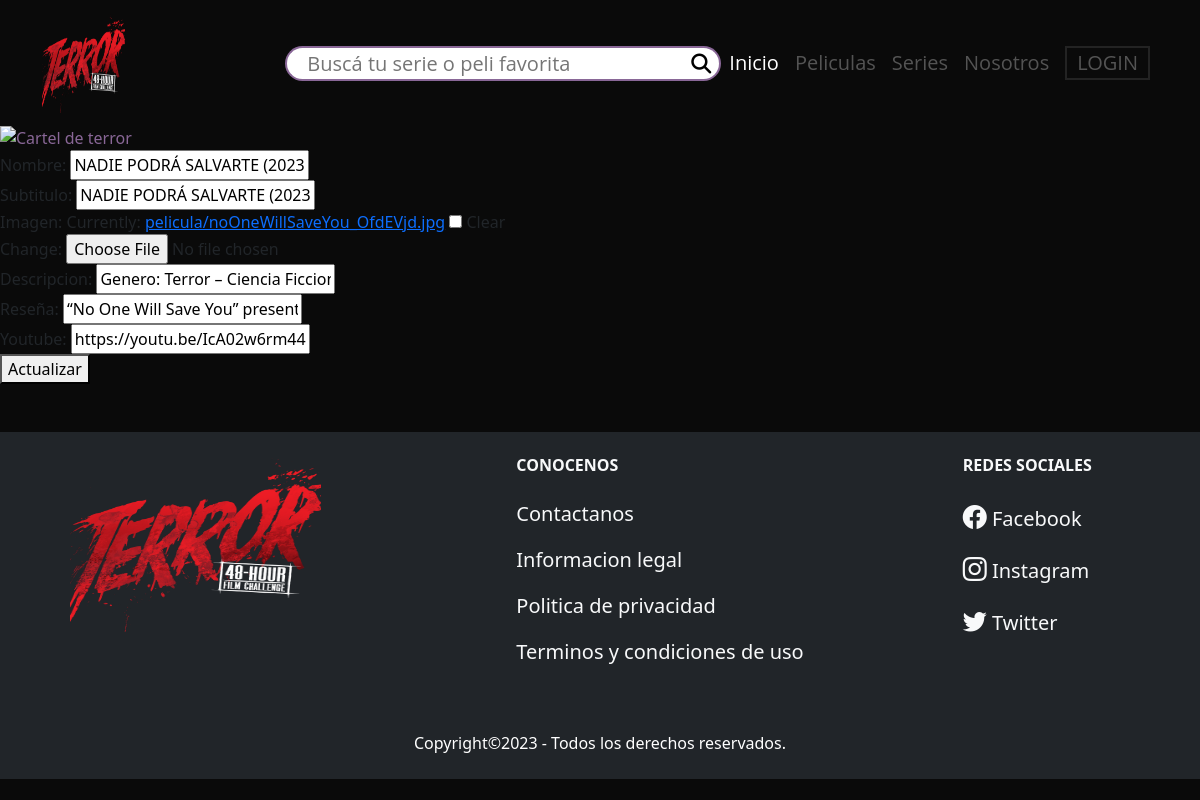
The app's page /app-final/editarPelicula/28, older data.
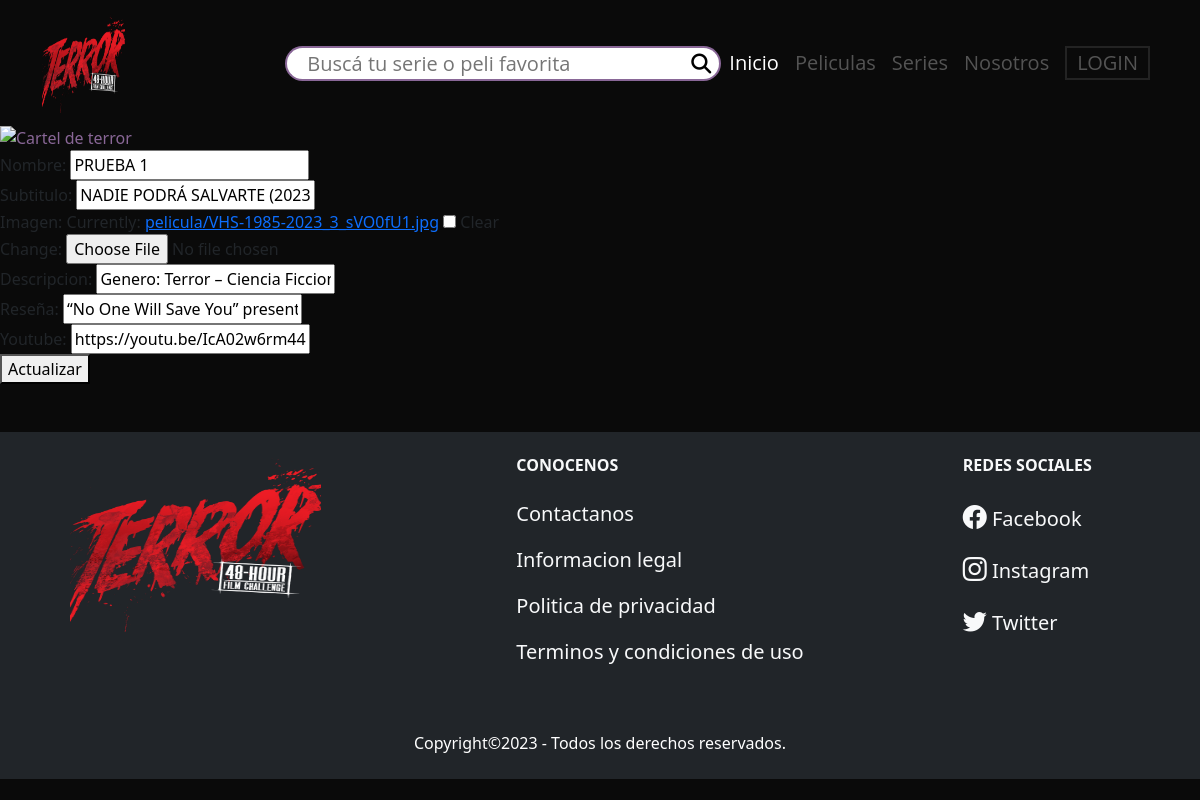
The same page, newer data.
### AppFinal/models.py (models this page shows, shortened)
class Pelicula(models.Model):
    nombre = models.CharField(max_length=40)
    subtitulo = models.CharField(max_length=40)
    imagenpelicula = models.ImageField(upload_to='pelicula/', null=True, blank=True)
    descripcion = models.CharField(max_length=600)
    reseña = models.CharField(max_length=600)
    youtube = models.URLField()

### AppFinal/views.py (the view)
# urls.py: path('editarPelicula/<int:id>', editar_pelicula, name="EditarPelicula"),
def editar_pelicula(req, id):
    pelicula = Pelicula.objects.get(id=id)
    if req.method == 'POST':
        miFormulario = FormPelicula(req.POST, req.FILES)
        if miFormulario.is_valid():
            data = miFormulario.cleaned_data
            pelicula.nombre=data["nombre"]
            pelicula.subtitulo=data["subtitulo"]
            pelicula.imagenpelicula=data["imagen"]
            pelicula.descripcion=data["descripcion"]
            pelicula.reseña=data["reseña"]
            pelicula.youtube=data["youtube"]
            pelicula.save()
            return render(req, "inicio.html")
    else:
        miFormulario = FormPelicula(initial={
            "nombre": pelicula.nombre,
            "subtitulo": pelicula.subtitulo,
            "imagen": pelicula.imagenpelicula,
            "descripcion": pelicula.descripcion,
            "reseña": pelicula.reseña,
            "youtube": pelicula.youtube,
        })
        return render(req, "editarPelicula.html", {"miFormulario": miFormulario, "id": pelicula.id})

### AppFinal/forms.py
class FormPelicula(forms.Form):
    nombre = forms.CharField(max_length=40)
    subtitulo = forms.CharField(max_length=40)
    imagen= forms.ImageField(required=False)
    descripcion = forms.CharField(max_length=600)
    reseña = forms.CharField(max_length=600)
    youtube = forms.URLField()

### AppFinal/templates/editarPelicula.html
{% extends 'padre.html' %}
{% block contenidoQueCambia1 %}
    <form action="{% url 'EditarPelicula' id %}" method="post">{% csrf_token %}
        {{miFormulario.as_div}}
        <button type="submit"> Actualizar </button>
    </form>
{% endblock contenidoQueCambia1 %}

Row changes from the older to the newer data that the page shows:
changed Pelicula "https://youtu.be/IcA02w6rm44": nombre "NADIE PODRÁ SALVARTE (2023)" → "PRUEBA 1"
Text that changed along with them:
text no longer shown: "Nombre: Subtitulo: Imagen: Currently: pelicula/noOneWillSaveYou_OfdEVjd.jpg Clear Change: Descripcion: Reseña: Youtube:"
text now shown: "Nombre: Subtitulo: Imagen: Currently: pelicula/VHS-1985-2023_3_sVO0fU1.jpg Clear Change: Descripcion: Reseña: Youtube:"
